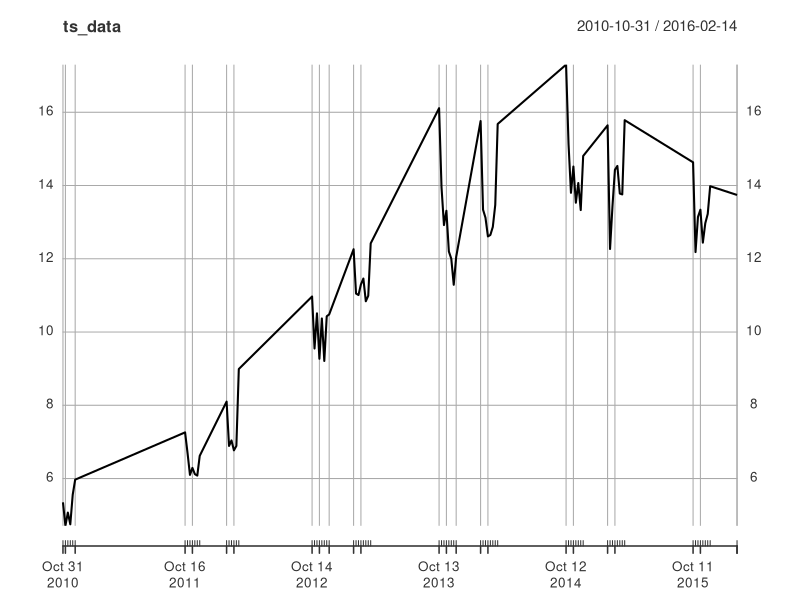
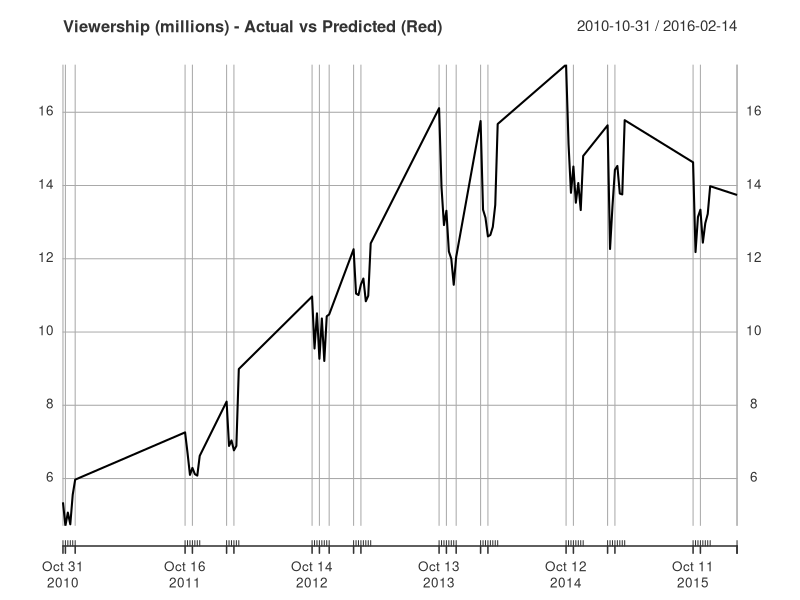
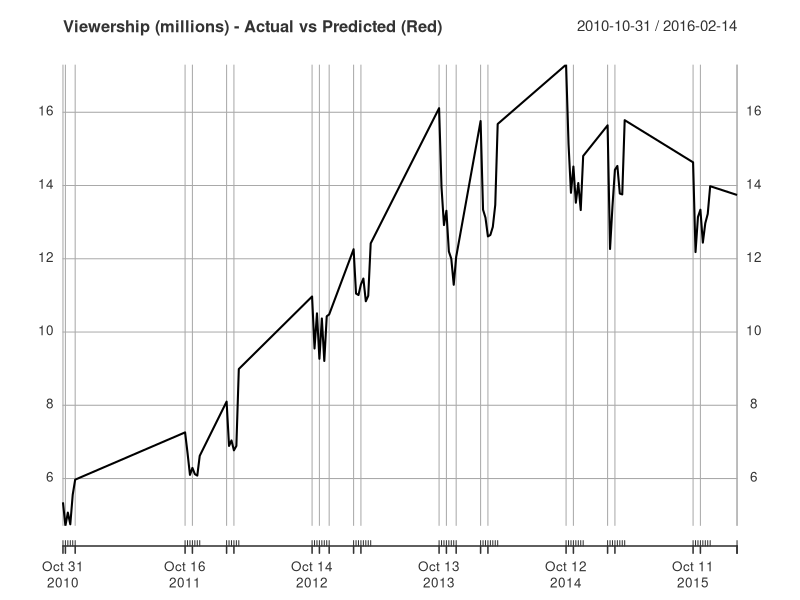

Source code (R) for these figures, in order:
library(xts)
library(forecast)
library(Matrix)

#Windows
setwd('C:/Users/Brandon/Desktop/clean_for_GitHub')

#OS X
#setwd('/Users/brandon')


# Read data file (obtained from https://en.wikipedia.org/wiki/The_Walking_Dead_%28TV_series%29 )
project_data <- read.csv("walking_dead_viewers_wikipedia.csv",stringsAsFactors=FALSE)

# Convert AirDate column from character to date object
project_data$Airdate <- as.Date(project_data$Airdate, "%m/%d/%Y")


# Convert the type of show variable and sunday night football variables
# to be factor-level variables instead of characters.
project_data$Type <- as.factor(project_data$Type)
project_data$sunday_night_football <- as.factor(project_data$sunday_night_football)


# create time series object out of viewers and the episode airdates
ts_data <- xts(project_data$Viewers, order.by = project_data$Airdate)

# plot the data
plot(ts_data)

# run an auto.arima on the time series to get a starting point
# Note the suggestion of (2,1,2) model as well as AIC of 239.85
auto.arima(ts_data)

# turn our factor level variables into a sparse matrix to be used with regression
# esentially this is "One hot" encoding the variables.
encoded_regressors <- sparse.model.matrix(Viewers~Type+sunday_night_football, data = project_data)

# create a time series out of of encoded categorical variables
regressors <- xts(encoded_regressors[,-1], order.by = project_data$Airdate)

# re-run auto.arima to see if our model changed
# note that it suggests (0,1,1), and our AIC has improved! 239.85 -> 197.07
auto.arima(ts_data,xreg=regressors)

# here's an Arima model function we can use to test sasonality model
# 
# The unusual thing about this TV show is that each season has 2 premieres and 2 finale's
# Each 8-episode arc is a mini-season. I'll refer to the first mini-season as A and the second
# mini season as B. So Season 6A = 8 episodes, Season 6B = 8 episodes, Season 6 total = 16 episodes.
#
# Note that our AIC has dropped even further! 
# 
Arima(ts_data, xreg=regressors, order = c(0,1,1), seasonal = list(order = c(1,1,0), period = 8))


#Since we have one data point for Season 6B (the season airing right now)
#we're going to train our model on all of our data, except the single season 6B data point

# kill the last data point
train_data <- head(ts_data,-1)
# kill the last regressor data points
train_regressors <- head(regressors,-1)

# fit our model to our new data which has no Season 6B information

model_fit <- Arima(train_data, xreg=train_regressors, order = c(0,1,1), seasonal = list(order = c(1,1,0), period = 8))


# When we predict the new season, we need the regressor information for the upcoming episodes
# so I just created a file with these values as it was easier than making the data in R directly.
# This is for the future, season 6B episodes.
season_6_regressors <- read.csv("season_6_regressors.csv",stringsAsFactors=FALSE)

# We convert the episode Airdate column to a time object - These are the future episode airdates
season_6_regressors$Airdate <- as.Date(season_6_regressors$Airdate, "%m/%d/%Y")

# We grab the columns needed for the regression and create a time series out of it
# using the airdate for future episodes
test_regressors <- xts(season_6_regressors[,2:4], order.by = season_6_regressors$Airdate)

# We apply our model from seasons 1-5 and ask it to predict the next 8 episodes of Season 6
# using our new regessor data
our_forecast <- predict(model_fit, newxreg=test_regressors, n.ahead = 8)

# we get output of our forecast and store it as a new time series
forecasted_viewers <- xts(our_forecast$pred,season_6_regressors$Airdate)

# plot the actual (including our single data point from Season 6B)
# as well as our predictions

plot.xts(ts_data,main="Viewership (millions) - Actual vs Predicted (Red)")
lines(forecasted_viewers, col=c("red"))

# get an output of the actual counts we predicted / forecasted.
forecasted_viewers



